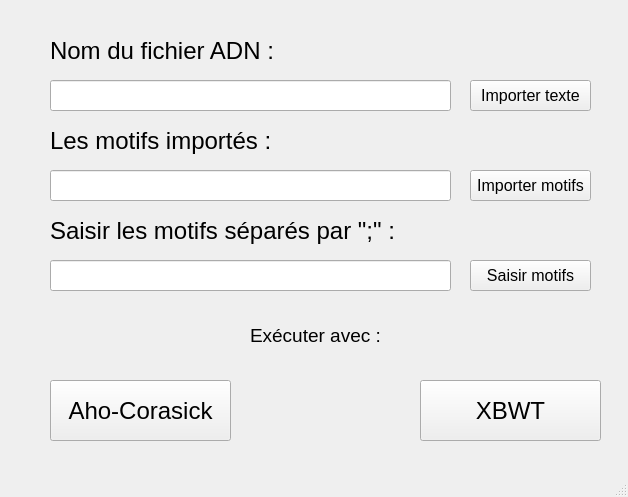
<?xml version="1.0" encoding="UTF-8"?>
<ui version="4.0">
 <class>Page2</class>
 <widget class="QMainWindow" name="Page2">
  <property name="geometry">
   <rect>
    <x>0</x>
    <y>0</y>
    <width>628</width>
    <height>497</height>
   </rect>
  </property>
  <property name="windowTitle">
   <string>MainWindow</string>
  </property>
  <property name="styleSheet">
   <string notr="true"/>
  </property>
  <widget class="QWidget" name="centralwidget">
   <widget class="QPushButton" name="pushButton">
    <property name="geometry">
     <rect>
      <x>50</x>
      <y>380</y>
      <width>181</width>
      <height>61</height>
     </rect>
    </property>
    <property name="font">
     <font>
      <pointsize>18</pointsize>
     </font>
    </property>
    <property name="text">
     <string>Aho-Corasick</string>
    </property>
   </widget>
   <widget class="QPushButton" name="pushButton_2">
    <property name="geometry">
     <rect>
      <x>420</x>
      <y>380</y>
      <width>181</width>
      <height>61</height>
     </rect>
    </property>
    <property name="font">
     <font>
      <pointsize>18</pointsize>
     </font>
    </property>
    <property name="text">
     <string>XBWT</string>
    </property>
   </widget>
   <widget class="QLabel" name="label">
    <property name="geometry">
     <rect>
      <x>250</x>
      <y>310</y>
      <width>131</width>
      <height>51</height>
     </rect>
    </property>
    <property name="font">
     <font>
      <pointsize>14</pointsize>
     </font>
    </property>
    <property name="text">
     <string>Exécuter avec :</string>
    </property>
   </widget>
   <widget class="QLabel" name="label_2">
    <property name="geometry">
     <rect>
      <x>50</x>
      <y>30</y>
      <width>241</width>
      <height>41</height>
     </rect>
    </property>
    <property name="font">
     <font>
      <pointsize>18</pointsize>
     </font>
    </property>
    <property name="text">
     <string>Nom du fichier ADN : </string>
    </property>
   </widget>
   <widget class="QLabel" name="label_3">
    <property name="geometry">
     <rect>
      <x>50</x>
      <y>120</y>
      <width>241</width>
      <height>41</height>
     </rect>
    </property>
    <property name="font">
     <font>
      <pointsize>18</pointsize>
     </font>
    </property>
    <property name="text">
     <string>Les motifs importés :</string>
    </property>
   </widget>
   <widget class="QLabel" name="label_4">
    <property name="geometry">
     <rect>
      <x>50</x>
      <y>210</y>
      <width>361</width>
      <height>41</height>
     </rect>
    </property>
    <property name="font">
     <font>
      <pointsize>18</pointsize>
     </font>
    </property>
    <property name="text">
     <string>Saisir les motifs séparés par &quot;;&quot; :</string>
    </property>
   </widget>
   <widget class="QLineEdit" name="lineEdit">
    <property name="geometry">
     <rect>
      <x>50</x>
      <y>80</y>
      <width>401</width>
      <height>31</height>
     </rect>
    </property>
    <property name="font">
     <font>
      <pointsize>16</pointsize>
     </font>
    </property>
    <property name="text">
     <string/>
    </property>
   </widget>
   <widget class="QLineEdit" name="lineEdit_2">
    <property name="geometry">
     <rect>
      <x>50</x>
      <y>170</y>
      <width>401</width>
      <height>31</height>
     </rect>
    </property>
    <property name="font">
     <font>
      <pointsize>14</pointsize>
     </font>
    </property>
    <property name="text">
     <string/>
    </property>
   </widget>
   <widget class="QLineEdit" name="lineEdit_3">
    <property name="geometry">
     <rect>
      <x>50</x>
      <y>260</y>
      <width>401</width>
      <height>31</height>
     </rect>
    </property>
    <property name="font">
     <font>
      <pointsize>14</pointsize>
     </font>
    </property>
    <property name="text">
     <string/>
    </property>
   </widget>
   <widget class="QPushButton" name="pushButton_3">
    <property name="geometry">
     <rect>
      <x>470</x>
      <y>80</y>
      <width>121</width>
      <height>31</height>
     </rect>
    </property>
    <property name="font">
     <font>
      <pointsize>12</pointsize>
     </font>
    </property>
    <property name="text">
     <string>Importer texte</string>
    </property>
   </widget>
   <widget class="QPushButton" name="pushButton_4">
    <property name="geometry">
     <rect>
      <x>470</x>
      <y>170</y>
      <width>121</width>
      <height>31</height>
     </rect>
    </property>
    <property name="font">
     <font>
      <pointsize>12</pointsize>
     </font>
    </property>
    <property name="text">
     <string>Importer motifs</string>
    </property>
   </widget>
   <widget class="QPushButton" name="pushButton_5">
    <property name="geometry">
     <rect>
      <x>470</x>
      <y>260</y>
      <width>121</width>
      <height>31</height>
     </rect>
    </property>
    <property name="font">
     <font>
      <pointsize>12</pointsize>
     </font>
    </property>
    <property name="text">
     <string>Saisir motifs</string>
    </property>
   </widget>
  </widget>
  <widget class="QStatusBar" name="statusbar"/>
 </widget>
 <resources/>
 <connections/>
</ui>
